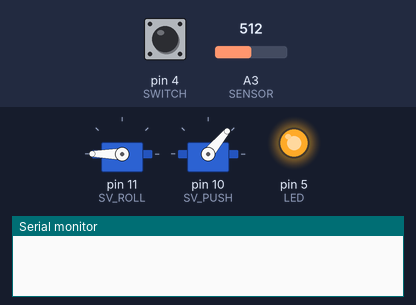
The sketch below on a simulated Arduino Uno, built with avr-gcc and run on an emulated ATmega328P. Parts: 2 × servo, output pins drawn as LEDs (lit = HIGH), the last lines printed to the serial monitor. The test bench sets the inputs (shaded band); at power-on: pin 4 (SWITCH) LOW, A3 (SENSOR) = 512. Sleep ends after the set time or at an interrupt.

Above: at 0.1 s.
At 20.7 s:
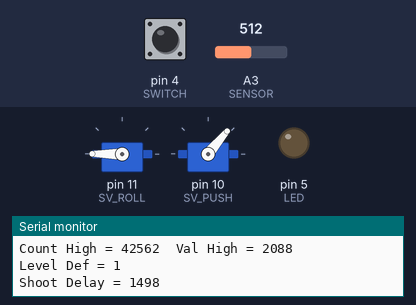
Timing chart, 0 to 22.2 s (numbered marks = the images above):
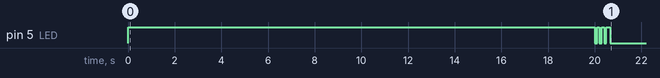

The sketch:

gonzocam.ino
```cpp
// (licence header left out)
#include <avr/sleep.h>
#include <Servo.h>

// pin assign -------------//
#define POT0    A0
#define POT1    A1
#define SENSOR  A3 //if use digital input > set 2
#define SWITCH  4
#define LED     5
#define SV_PUSH 10
#define SV_ROLL 11

//parameters
const long initialDelay    = 20000;
const int pushDuration     = 200;
const int rollCount        = 4;
const int shootDelayMin    = 0;
const int shootDelayMax    = 3000;
const long waitingTimeMin  = 10000;
const long waitingTimeMax  = 120000;
const int pushOff          = 50;
const int pushOn           = 75;
const int blinkInterval    = 500;

//define servo
Servo servoRoll;
Servo servoPush;

//for sequence
boolean shootMode = false;
boolean waitMode = false;
long timeStampShoot = 0;
long timeStampWait = 0;
unsigned int shootDelay;
unsigned long waitingTime;

//sensor
byte sensorLevel;
byte sensorLevelDef;
unsigned int countSensing;
unsigned int countSensingThreshold;

//calibration
unsigned int countLevelLow = 0;
unsigned int countLevelHigh = 0;
unsigned long sensorValLow;
unsigned long sensorValHigh;


void setup()
{
  Serial.begin(9600);

  //Define pin mode
  pinMode(SENSOR, INPUT);
  pinMode(LED, OUTPUT);
  pinMode(SV_ROLL, OUTPUT);
  pinMode(SV_PUSH, OUTPUT);

  //Initialize servo
  servoRoll.attach(SV_ROLL);
  servoPush.attach(SV_PUSH);
  servoRoll.write(180);
  servoPush.write(pushOff);

  //Chnage the sensor mode by switch
  String sensorName;
  if(digitalRead(SWITCH)) sensorName = "MOTION";
  else sensorName = "MIC";
  calibration(sensorName);
  countSensing = 0;

  //save the battery
  set_sleep_mode(SLEEP_MODE_IDLE);
  sleep_mode();
}

void loop(){
  int val = analogRead(SENSOR);
  if(val < 1023/2) sensorLevel = 0;
  else if(val > 1023/2) sensorLevel = 1;

  if(sensorLevel == sensorLevelDef) countSensing = 0;
  else{
    countSensing++;
    Serial.println(countSensing);
  }

  //WAIT MODE //////////////////////////////////////////////////////////////
  if(!shootMode && !waitMode && countSensingThreshold < countSensing){
    Serial.println("SENCING!");
    digitalWrite(LED, HIGH);
    timeStampShoot = millis();
    shootMode = true;
  }

  //SHOOT MODE //////////////////////////////////////////////////////////////
  if(shootMode && !waitMode && timeStampShoot + shootDelay < millis()){

    while(millis() < timeStampShoot + shootDelay + pushDuration){
      servoPush.write(pushOn);
    }
    digitalWrite(LED, LOW);
    servoPush.write(pushOff);
    Serial.println("SHOOT!");

    for(int i=0; i<rollCount; i++){
      for(int j=180; j>0; j--){
        servoRoll.write(j);
        delay(3);
      }
      delay(300);
      servoRoll.write(180);
      delay(500);
    }

    timeStampWait = millis();
    waitMode = true;
    shootMode = false;
  }

  //INTREVAL MODE //////////////////////////////////////////////////////////////
  if(!shootMode && waitMode){
    if(millis() < timeStampWait + waitingTime){
      int i = int((millis() - timeStampWait) / blinkInterval);
      if(i % 2 == 0) digitalWrite(LED, LOW);
      else if(i % 2 == 1) digitalWrite(LED, HIGH);
    }
    else if(timeStampWait + waitingTime < millis()){
      waitMode = false;
      digitalWrite(LED, LOW);
      countSensing = 0;

      set_sleep_mode(SLEEP_MODE_IDLE);
      sleep_mode();
    }
  }

}


void calibration(String sensor){

  while(millis() < initialDelay){
    digitalWrite(LED, HIGH);

    int val = analogRead(SENSOR);
    if(val < 1023/2){
      countLevelLow++;
      sensorValLow = sensorValLow + val;
    }
    else if(val > 1023/2){
      countLevelHigh++;
      sensorValHigh = sensorValHigh + val;
    }
  }

  //define sensor condition
  int valLow = sensorValLow / countLevelLow;
  int valHigh = sensorValHigh / countLevelHigh;

  //set the default sensor state
  if(countLevelLow > countLevelHigh) sensorLevelDef = 0;
  else if(countLevelLow < countLevelHigh) sensorLevelDef = 1;

  //set wating duration by sensor value
  shootDelay = map(analogRead(POT0), 1023, 0, shootDelayMin, shootDelayMax);
  waitingTime = map(analogRead(POT1), 1023, 0, waitingTimeMin, waitingTimeMax);

  //set the threshold by the kind of sensor
  if(sensor == "MIC") countSensingThreshold = 10;
  else if(sensor == "MOTION") countSensingThreshold = 30;

  //sign of finished calibration
  while(millis() < initialDelay + 600){
    int i = int((millis() - initialDelay) / 100);
    if(i % 2 == 0) digitalWrite(LED, LOW);
    else if(i % 2 == 1) digitalWrite(LED, HIGH);
  }

  //for debug
  Serial.print("Count Low = ");
  Serial.print(countLevelLow);
  Serial.print("  ");
  Serial.print("Val Low = ");
  Serial.println(valLow);

  Serial.print("Count High = ");
  Serial.print(countLevelHigh);
  Serial.print("  ");
  Serial.print("Val High = ");
  Serial.println(valHigh);

  Serial.print("Level Def = ");
  Serial.println(sensorLevelDef);
  Serial.println();

  Serial.print("Shoot Delay = ");
  Serial.println(shootDelay);
  Serial.print("Wating Time = ");
  Serial.println(waitingTime);

  digitalWrite(LED, LOW);

}
```
